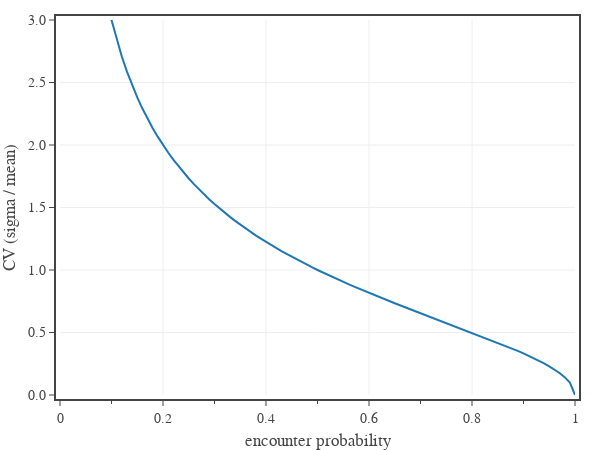

The code cell stored with this chart in its notebook:
### Code cell
# Fig 1: Shows how CV for the number of encounters depends on the probability of a single roll resulting in an encounter.
# create figure
fig = go.Figure(
    layout=go.Layout(
        template=tfb.FIG_TEMPLATE,
        xaxis=dict(
            title_text='encounter probability',
            range=[0, 1],
            tick0=0, dtick=0.2,
            minor=dict(tick0=0, dtick=0.1),
        ),
        yaxis=dict(
            title_text='CV (sigma / mean)',
            range=[0, 3],
            tickformat='.1f',
            tick0=0, dtick=0.5,
            #minor=dict(tick0=0, dtick=0.1),
        ),
        legend=dict(
            xanchor='right', yanchor='top',
            x=1.00, y=1.00,
            orientation='v',
            tracegroupgap=0,
        )
    )
)

p_enc = np.linspace(0.01, 1, 100)
cv = np.sqrt( (1 - p_enc)/(p_enc))


fig.add_trace(go.Scatter(
    x=p_enc,
    y=cv,
    name=f'encounter probability',
    mode='lines',
    hovertemplate=
        'encounter probability %{x:.0%}<br>'+
        'sigma / mean %{y:.2f}<extra></extra>',
))


# show figure
fig.update_layout(width=600, height=450)
fig.show(config=tfb.FIG_CONFIG)

# save figures
if SAVEFIGS:
    fig.update_layout(autosize=True, width=None, height=None)
    tfb.save_fig_html(fig, format='large', name=f'./fig-cv-scaling-large')
    tfb.save_fig_html(fig, format='small', name=f'./fig-cv-scaling-small')

### Figure 1 — Plotly figure (JSON) as saved in the notebook; plotly's stock layout.template omitted (floating-point values rounded to 4 significant figures)
{"data": [{"hovertemplate": "encounter probability %{x:.0%}<br>sigma / mean %{y:.2f}<extra></extra>", "mode": "lines", "name": "encounter probability", "type": "scatter", "x": [0.01, 0.02, 0.03, 0.04, 0.05, 0.06, 0.07, 0.08, 0.09, 0.1, 0.11, 0.12, 0.13, 0.14, 0.15, 0.16, 0.17, 0.18, 0.19, 0.2, 0.21, 0.22, 0.23, 0.24, 0.25, 0.26, 0.27, 0.28, 0.29, 0.3, 0.31, 0.32, 0.33, 0.34, 0.35, 0.36, 0.37, 0.38, 0.39, 0.4, 0.41, 0.42, 0.43, 0.44, 0.45, 0.46, 0.47, 0.48, 0.49, 0.5, 0.51, 0.52, 0.53, 0.54, 0.55, 0.56, 0.57, 0.58, 0.59, 0.6, 0.61, 0.62, 0.63, 0.64, 0.65, 0.66, 0.67, 0.68, 0.69, 0.7, 0.71, 0.72, 0.73, 0.74, 0.75, 0.76, 0.77, 0.78, 0.79, 0.8, 0.81, 0.82, 0.83, 0.84, 0.85, 0.86, 0.87, 0.88, 0.89, 0.9, 0.91, 0.92, 0.93, 0.94, 0.95, 0.96, 0.97, 0.98, 0.99, 1], "y": [9.95, 7, 5.686, 4.899, 4.359, 3.958, 3.645, 3.391, 3.18, 3.0, 2.844, 2.708, 2.587, 2.478, 2.38, 2.291, 2.21, 2.134, 2.065, 2, 1.94, 1.883, 1.83, 1.78, 1.732, 1.687, 1.644, 1.604, 1.565, 1.528, 1.492, 1.458, 1.425, 1.393, 1.363, 1.333, 1.305, 1.277, 1.251, 1.225, 1.2, 1.175, 1.151, 1.128, 1.106, 1.083, 1.062, 1.041, 1.02, 1, 0.9802, 0.9608, 0.9417, 0.923, 0.9045, 0.8864, 0.8686, 0.851, 0.8336, 0.8165, 0.7996, 0.7829, 0.7664, 0.75, 0.7338, 0.7177, 0.7018, 0.686, 0.6703, 0.6547, 0.6391, 0.6236, 0.6082, 0.5927, 0.5774, 0.562, 0.5465, 0.5311, 0.5156, 0.5, 0.4843, 0.4685, 0.4526, 0.4364, 0.4201, 0.4035, 0.3866, 0.3693, 0.3516, 0.3333, 0.3145, 0.2949, 0.2744, 0.2526, 0.2294, 0.2041, 0.1759, 0.1429, 0.1005, 0]}], "layout": {"height": 450, "legend": {"orientation": "v", "tracegroupgap": 0, "x": 1, "xanchor": "right", "y": 1, "yanchor": "top"}, "width": 600, "xaxis": {"dtick": 0.2, "minor": {"dtick": 0.1, "tick0": 0}, "range": [0, 1], "tick0": 0, "title": {"text": "encounter probability"}}, "yaxis": {"dtick": 0.5, "range": [0, 3], "tick0": 0, "tickformat": ".1f", "title": {"text": "CV (sigma / mean)"}}}}
